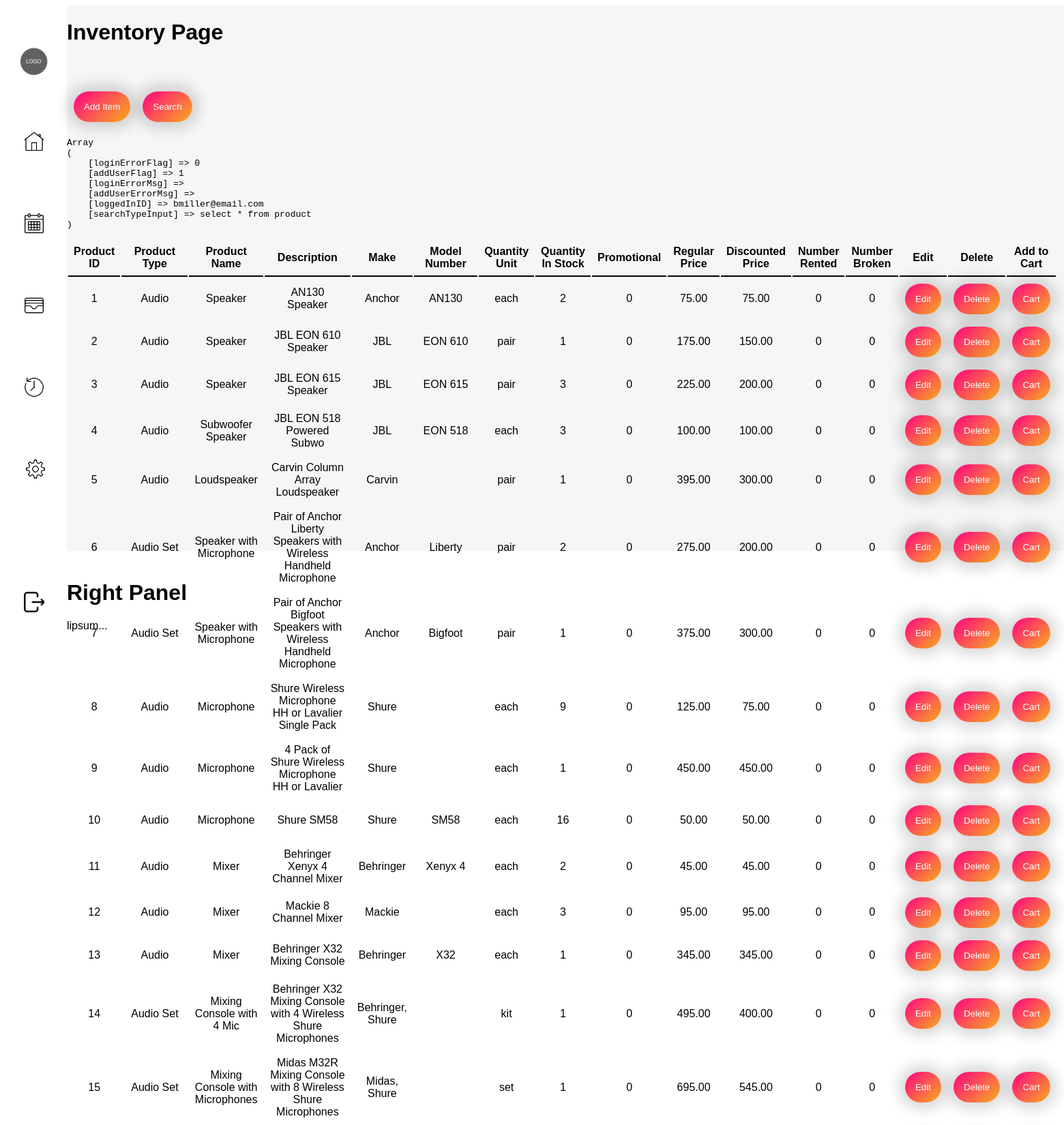
The page /homepage.php (signed in, upper part) on the database its author committed.
### tables this page shows
CREATE TABLE `product` (
  `product_ID` int(11) NOT NULL,
  `vendor_ID_fk` int(11) NOT NULL,
  `product_type` varchar(25) NOT NULL,
  `product_name` varchar(100) NOT NULL,
  `product_description` varchar(255) NOT NULL,
  `make` varchar(25) NOT NULL,
  `model` varchar(100) NOT NULL,
  `qty_unit` varchar(12) NOT NULL,
  `qty_in_stock` int(3) NOT NULL,
  `is_promotional` tinyint(1) NOT NULL,
  `reg_price` decimal(10,2) NOT NULL,
  `discounted_price` decimal(10,2) NOT NULL,
  `num_rented` int(3) NOT NULL,
  `num_broken` int(3) NOT NULL,
  `is_discontinued` tinyint(1) NOT NULL
);

### classes/productSearch-contr.classes.php (called while the page is built, shortened)
<?php
class productSearchContr extends productSearch {
    private $searchType;
    private $searchContent;
    public function __construct($searchType, $searchContent)
    {
        if($searchType == "Product ID"){
            $searchType = "product_ID";
        } else if($searchType == "Product Type"){
            $searchType = "product_type";
        } else if($searchType == "Product Name"){
            $searchType = "product_name";
        } else if($searchType == "Description"){
            $searchType = "product_description";
        } else if($searchType == "Make"){
            $searchType = "make";
        } else if($searchType == "Model Number"){
            $searchType = "model";
        } else if($searchType == "Quantity Unit"){
            $searchType = "qty_unit";
        } else if($searchType == "Quantity In Stock"){
            $searchType = "qty_in_stock";
        } else if($searchType == "Regular Price"){
            $searchType = "reg_price";
        } else if($searchType == "Discounted Price"){
            $searchType = "discounted_price";
        } else if($searchType == "Number Rented"){
            $searchType = "num_rented";
        } else if($searchType == "Number Broken") {
                $searchType = "num_broken";
        } else {
            $searchType = " ";
        }
        $this->searchType = $searchType;
        $this->searchContent = $searchContent;
    }
    public function searchProducts() {
        $this->getProducts($this->searchType, $this->searchContent);
    }
}

### includes/productSearch.inc.php (called while the page is built, shortened)
<?php
require_once 'classes/session.classes.php';
    include "classes/productSearch.classes.php";
    include "classes/productSearch-contr.classes.php";
    $searchProduct = new productSearchContr($searchType, $searchContent);
    $searchProduct-> searchProducts($searchType, $searchContent);

### classes/productSearch.classes.php (the view, shortened to what this page needs)
<?php
class productSearch extends Dbh {
    protected function getProducts($searchType, $searchContent) {
        $stmt = $this->connect();
        $getData = $stmt->query($_SESSION["searchTypeInput"]);
        foreach($getData as $row){
            echo "<tr>";
            echo "<td> {$row['product_ID']} </td>";
            echo "<td> {$row['product_type']} </td>";
            echo "<td> {$row['product_name']} </td>";
            echo "<td> {$row['product_description']} </td>";
            echo "<td> {$row['make']} </td>";
            echo "<td> {$row['model']} </td>";
            echo "<td> {$row['qty_unit']} </td>";
            echo "<td> {$row['qty_in_stock']} </td>";
            echo "<td> {$row['is_promotional']} </td>";
            echo "<td> {$row['reg_price']} </td>";
            echo "<td> {$row['discounted_price']} </td>";
            echo "<td> {$row['num_rented']} </td>";
            echo "<td> {$row['num_broken']} </td>";
            $p_id = "'".$row['product_ID']."'";
            $p_type = "'".$row['product_type']."'";
            $p_name = "'".$row['product_name']."'";
            $p_description = "'".$row['product_description']."'";
            $p_make = "'".$row['make']."'";
            $p_model = "'".$row['model']."'";
            $p_qty_unit = "'".$row['qty_unit']."'";
            $p_qty_in_stock = "'".$row['qty_in_stock']."'";
            $p_is_promotional = "'".$row['is_promotional']."'";
            $p_reg_price = "'".$row['reg_price']."'";
            $p_discounted_price = "'".$row['discounted_price']."'";
            $p_num_rented = "'".$row['num_rented']."'";
            $p_num_broken = "'".$row['num_broken']."'";
            printf('<td><button type="button" onclick="editPane(%s,%s, %s,%s,%s,%s,%s,%s,%s,%s,%s,%s,%s)">Edit</button>',$p_id,$p_name,$p_type,$p_description, $p_make, $p_model, $p_qty_unit, $p_qty_in_stock, $p_is_promotional, $p_reg_price, $p_discounted_price, $p_num_rented, $p_num_broken);
            echo "<form name='remove' action='./includes/productRemove.inc.php' method='post'>";
            echo "<td><button type='submit' name='submit' value='submit'>Delete</button>";
            echo "<td><button type='button'>Cart</button>";
            echo "<td> <input type='hidden' name='PID' id='deleteID' value='{$row['product_ID']}'> </td>";
            echo "</form>";
            echo "</tr>";
        }
    }
}

### css/homePage.css (style rules this page uses)
html, body { height: 100%; }

### css/inventoryStyle.css (style rules this page uses)
html { font-family: sans-serif; }
button { text-align: center; }
button { border: none; padding: 15px; border-radius: 100px; background: linear-gradient(135.76deg, #ff0f7b 7.5%, #f89b29 88.59%); color: white; box-shadow: 0px 0px 20px 10px rgba(0, 0, 0, 0.15); }

### rows shown on the page
product: product_ID "1", product_type "Audio", product_name "Speaker", product_description "AN130 Speaker", make "Anchor", model "AN130", qty_unit "each", qty_in_stock "2", is_promotional "0", reg_price "75.00", discounted_price "75.00", num_rented "0", num_broken "0"
product: product_ID "2", product_type "Audio", product_name "Speaker", product_description "JBL EON 610 Speaker", make "JBL", model "EON 610", qty_unit "pair", qty_in_stock "1", is_promotional "0", reg_price "175.00", discounted_price "150.00", num_rented "0", num_broken "0"
product: product_ID "3", product_type "Audio", product_name "Speaker", product_description "JBL EON 615 Speaker", make "JBL", model "EON 615", qty_unit "pair", qty_in_stock "3", is_promotional "0", reg_price "225.00", discounted_price "200.00", num_rented "0", num_broken "0"
product: product_ID "4", product_type "Audio", product_name "Subwoofer Speaker", product_description "JBL EON 518 Powered Subwo", make "JBL", model "EON 518", qty_unit "each", qty_in_stock "3", is_promotional "0", reg_price "100.00", discounted_price "100.00", num_rented "0", num_broken "0"
product: product_ID "5", product_type "Audio", product_name "Loudspeaker", product_description "Carvin Column Array Loudspeaker", make "Carvin", qty_unit "pair", qty_in_stock "1", is_promotional "0", reg_price "395.00", discounted_price "300.00", num_rented "0", num_broken "0"
product: product_ID "6", product_type "Audio Set", product_name "Speaker with Microphone", product_description "Pair of Anchor Liberty Speakers with Wireless Handheld Microphone", make "Anchor", model "Liberty", qty_unit "pair", qty_in_stock "2", is_promotional "0", reg_price "275.00", discounted_price "200.00", num_rented "0", num_broken "0"
product: product_ID "7", product_type "Audio Set", product_name "Speaker with Microphone", product_description "Pair of Anchor Bigfoot Speakers with Wireless Handheld Microphone", make "Anchor", model "Bigfoot", qty_unit "pair", qty_in_stock "1", is_promotional "0", reg_price "375.00", discounted_price "300.00", num_rented "0", num_broken "0"
product: product_ID "8", product_type "Audio", product_name "Microphone", product_description "Shure Wireless Microphone HH or Lavalier Single Pack", make "Shure", qty_unit "each", qty_in_stock "9", is_promotional "0", reg_price "125.00", discounted_price "75.00", num_rented "0", num_broken "0"
product: product_ID "9", product_type "Audio", product_name "Microphone", product_description "4 Pack of Shure Wireless Microphone HH or Lavalier", make "Shure", qty_unit "each", qty_in_stock "1", is_promotional "0", reg_price "450.00", discounted_price "450.00", num_rented "0", num_broken "0"
product: product_ID "10", product_type "Audio", product_name "Microphone", product_description "Shure SM58", make "Shure", model "SM58", qty_unit "each", qty_in_stock "16", is_promotional "0", reg_price "50.00", discounted_price "50.00", num_rented "0", num_broken "0"
product: product_ID "11", product_type "Audio", product_name "Mixer", product_description "Behringer Xenyx 4 Channel Mixer", make "Behringer", model "Xenyx 4", qty_unit "each", qty_in_stock "2", is_promotional "0", reg_price "45.00", discounted_price "45.00", num_rented "0", num_broken "0"
product: product_ID "12", product_type "Audio", product_name "Mixer", product_description "Mackie 8 Channel Mixer", make "Mackie", qty_unit "each", qty_in_stock "3", is_promotional "0", reg_price "95.00", discounted_price "95.00", num_rented "0", num_broken "0"
product: product_ID "13", product_type "Audio", product_name "Mixer", product_description "Behringer X32 Mixing Console", make "Behringer", model "X32", qty_unit "each", qty_in_stock "1", is_promotional "0", reg_price "345.00", discounted_price "345.00", num_rented "0", num_broken "0"
product: product_ID "14", product_type "Audio Set", product_name "Mixing Console with 4 Mic", product_description "Behringer X32 Mixing Console with 4 Wireless Shure Microphones", make "Behringer, Shure", qty_unit "kit", qty_in_stock "1", is_promotional "0", reg_price "495.00", discounted_price "400.00", num_rented "0", num_broken "0"
product: product_ID "15", product_type "Audio Set", product_name "Mixing Console with Microphones", product_description "Midas M32R Mixing Console with 8 Wireless Shure Microphones", make "Midas, Shure", qty_unit "set", qty_in_stock "1", is_promotional "0", reg_price "695.00", discounted_price "545.00", num_rented "0", num_broken "0"
